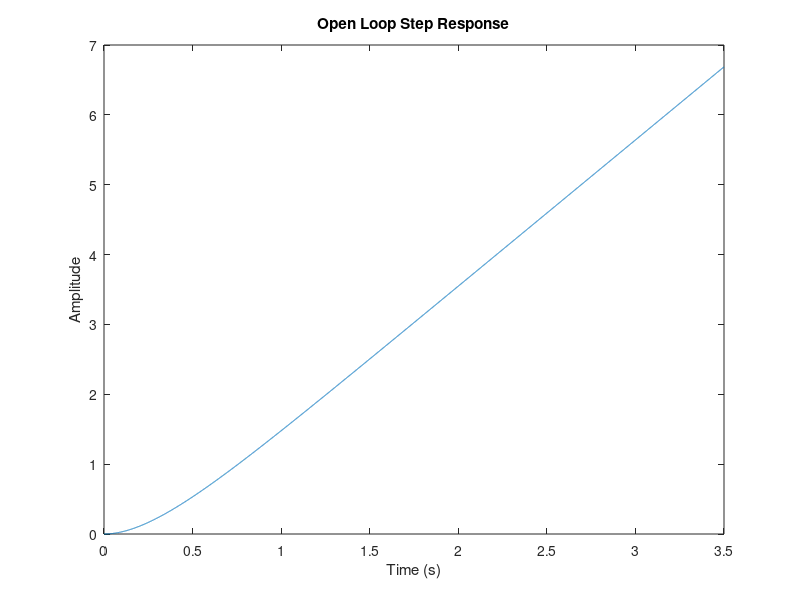
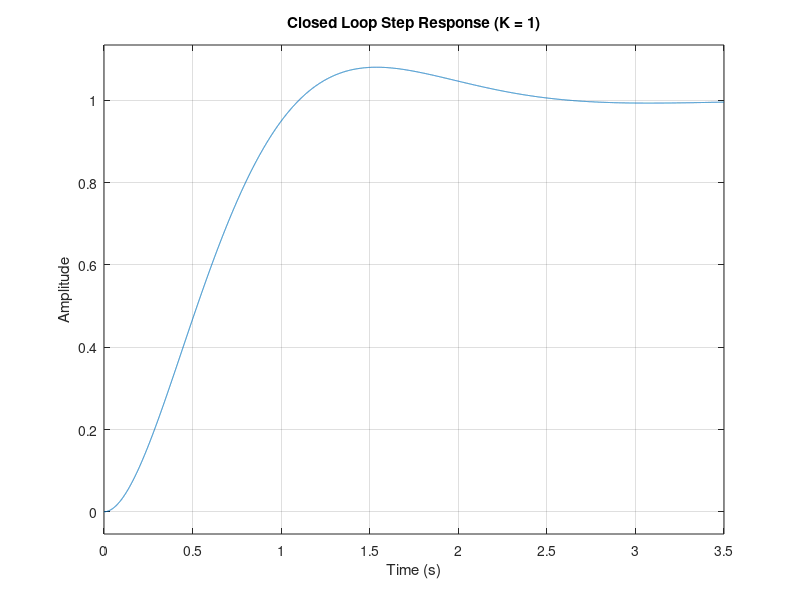
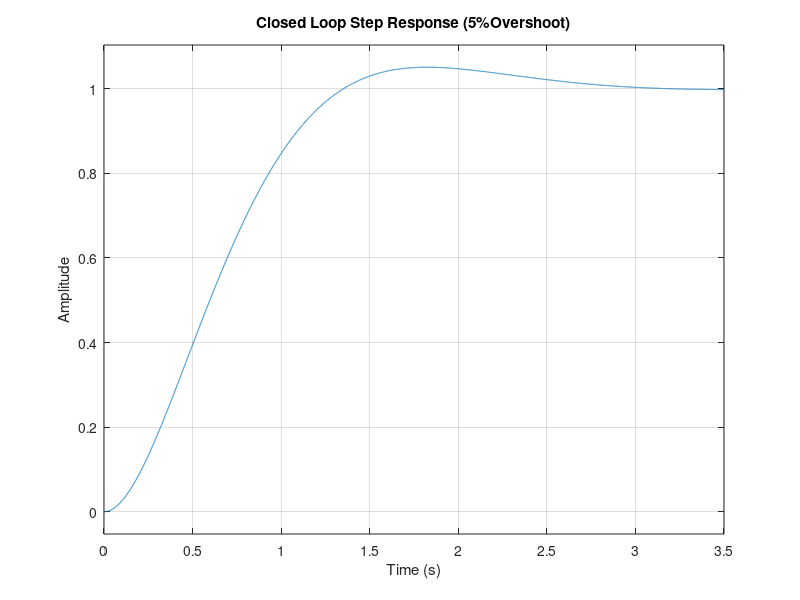
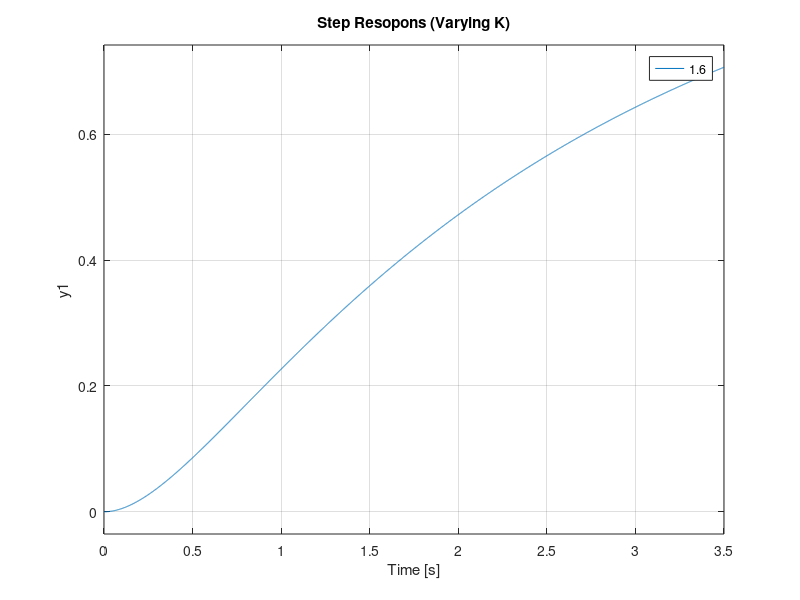

These figures' MATLAB source, in order: (Note: this script raises an error after producing the figures.)
%%1.1
clear all;
Km = 6.8528;
Alpha = 3.2737;
num = [Km];
den = [1 Alpha 0];
open_loop = tf(num,den);
t = linspace(0,3.5,10000);
open_loop = step(open_loop,t);
figure;
plot(t, open_loop)
title('Open Loop Step Response');
xlabel('Time (s)');
ylabel('Amplitude');
%% 1.5
closed_loop = tf([Km],[1 Alpha Km]);
figure
step(closed_loop,t)
title('Closed Loop Step Response (K = 1)')
xlabel('Time (s)')
ylabel('Amplitude')

%% 1.6
KTask1 = 0.824;
five_pecernt_overshoot = tf([KTask1*Km],[1 Alpha Km*KTask1]);
figure
step(five_pecernt_overshoot,t)
title('Closed Loop Step Response (5%Overshoot)')
xlabel('Time (s)')
ylabel('Amplitude')
%% 2.3
K_16 = tf([1.6*KTask1*Km], [1 Alpha 1.6*KTask1*Km]);
K_10= tf([KTask1*Km], [1 Alpha KTask1*Km]);
K_02 = tf([0.2*KTask1*Km], [1 Alpha 0.2*KTask1*Km]);
figure
hold on
step(K_16,t)
step(K_10,t)
step(K_02,t)
hold off
legend ('1.6','1','0.2');
title('Step Resopons (Varying K)')
%%
Kfo = 0.686919;
Gfo = tf([10*Alpha*Km*Kfo],[1 Alpha+10*Alpha 10*Alpha^2 Kfo*10*Alpha*Km]);
figure
step(Gfo)
title('Step Response Extra Fast Pole With K = 0.686919')
xtitle('Time (s)')
ytitle('Amplitude')
%%
Kso = 0.496633;
Gso = tf([2*Alpha*Km*Kso],[1 Alpha+2*Alpha 2*Alpha^2 Kso*2*Alpha*Km]);
figure
step(Gso)
title('Step Response Extra Slow Pole With K = 0.496633')
xtitle('Time (s)')
ytitle('Amplitude')
%% task 3.5
GO_fast = tf([Kfo*Km],[1 Alpha Km*Kfo]);
GO_Slow = tf([Kso*Km],[1 Alpha Km*Kso]);
Gfo_original = tf([10*Alpha*Km*KTask1],[1 Alpha+10*Alpha 10*Alpha^2 KTask1*10*Alpha*Km]);
Gfo_slow = tf([10*Alpha*Km*Kso],[1 Alpha+10*Alpha 10*Alpha^2 Kso*10*Alpha*Km]);
Gso_fast = tf([2*Alpha*Km*Kfo],[1 Alpha+2*Alpha 2*Alpha^2 Kfo*2*Alpha*Km]);
Gso_Original = tf([2*Alpha*Km*KTask1],[1 Alpha+2*Alpha 2*Alpha^2 KTask1*2*Alpha*Km]);
figure
step(GO_fast);
figure
step(Gso_fast);
figure
step(Gfo_slow);
figure
step(GO_Slow);
figure
step(Gso_Original);
figure
step(Gfo_original);
%% task 4.2
Klead = 3.27717;
Glead = feedback(tf([Klead*Km],[1 6.54 0]),1);
figure
step(Glead,t)
